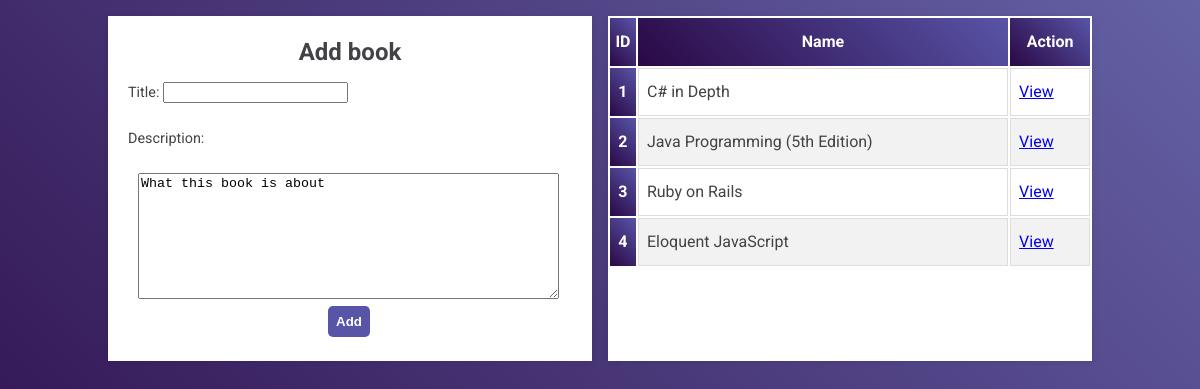
/addBook, run on an earlier commit of the app's database.
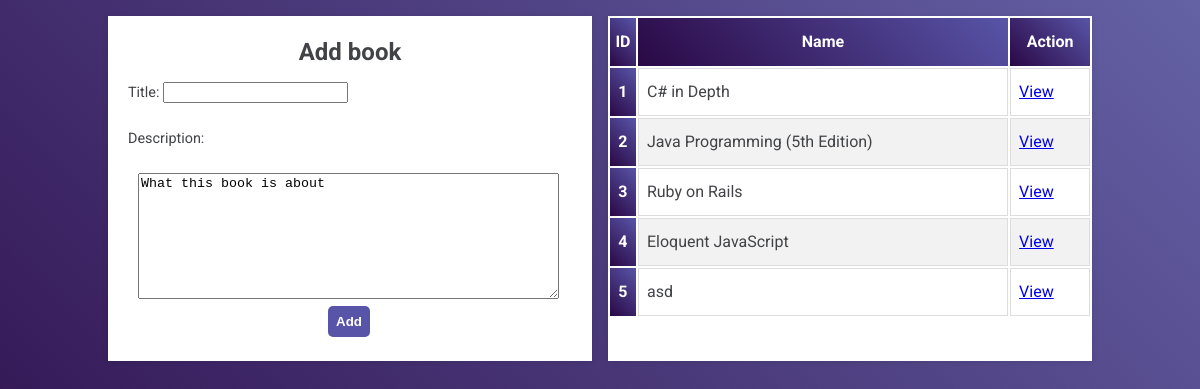
And on a later commit of the database.
### booksAuthorsApp/models.py (models this page shows)
class Book(models.Model):
    title = models.CharField(max_length=255)
    desc = models.TextField()
    authors = models.ManyToManyField(Author, related_name="bookz")
    created_at = models.DateTimeField(auto_now_add=True)
    updated_at = models.DateTimeField(auto_now=True)

### booksAuthorsApp/views.py (the view)
# urls.py: path('addBook', views.addBook),
def addBook(request):
    context = {
        'bookz': Book.objects.all()
    }
    return render(request, 'add_book.html', context)

### booksAuthorsApp/templates/add_book.html (shortened to what this page needs)
<!DOCTYPE html>
<html lang="en">
<head>
    {% load static %}
    <link rel="stylesheet" href="{% static 'css/style.css' %}">
</head>
<body>
    <div class="flex">
        <div class="col">
            <h2>Add book</h2>
            <form action="/submitBook" method="POST">
                <p>Title: <input type="text" name="title"></p>
                <p>Description:</p>
                <textarea id="textarea" name="desc" rows="8" cols="50">What this book is about</textarea>
                <p><button id="add-btn" type="Submit">Add</button></p>
            </form>
        </div>
        <div class="col">
            <table>
                <thead>
                    <th scope="col">ID</th>
                    <th scope="col">Name</th>
                    <th scope="col">Action</th>
                </thead>
                <tbody>
                    {% for book in bookz %}
                    <tr>
                        <th scope="row">{{ book.id }}</td>
                        <td>{{ book.title }}</td>
                        <td><a href="/book/{{book.id}}">View</a></td>
                    </tr>
                    {% endfor %}
                </tbody>
            </table>
        </div>
    </div>
</body>
</html>

### booksAuthorsApp/static/css/style.css (style rules this page uses)
*::before, *::after { box-sizing: border-box; }
html { height: 100vh; background: linear-gradient(225deg, #6461a5, #2a0845); }
body { margin: 0; padding: 0; font-size: 1em; line-height: 1.5; font-family: "Roboto", sans-serif; }
.col { color: #424346; background: #fff; box-shadow: 0 1px 6px rgba(0, 0, 0, 0.1); }
.col h2, .col p { margin: 0; padding: 0 1.25rem; }
.col h2 { margin: 0.75em 0 0.5em; text-align: center; }
.col p { margin-bottom: 1.5rem; text-align: left; font-size: 0.9em; }
.flex { display: flex; flex-direction: row; justify-content: center; width: 1000px; max-width: 100%; margin: auto; }
.flex .col { display: flex; flex-direction: column; flex: 1 1 300px; margin: 1em 0.5em; }
th { padding-top: 12px; padding-bottom: 12px; text-align: center; background: linear-gradient(225deg, #5854a7, #2a0845); color: white; }
td { border: 1px solid #ddd; padding: 8px; }
tr:nth-child(even) { background-color: #f2f2f2; }
#textarea { margin-left: 30px; }
#add-btn, #add-btn-diff, #back-btn, .index a { cursor: pointer; border: 0; background: #5854a7; color: white; border-radius: 5px; padding: .5rem .5rem; font-weight: bold; text-decoration: none; }
#add-btn { margin-left: 200px; }

What changed in the data, as far as the page shows it:
added Book: id "5", title "asd"
